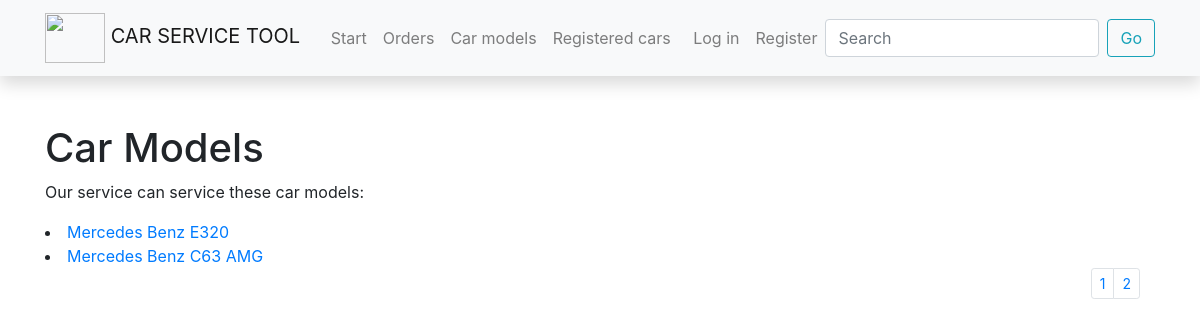
Screenshot of /car_service/car_models/ with the database file from the repository.
### car_service/models.py (models this page shows, shortened)
class CarModel(models.Model):
    make = models.CharField(
        max_length=200,
        help_text='Enter vehicles maker'
    )
    model = models.CharField(
        max_length=200,
        help_text='Enter vehicles model'
    )
    description = models.TextField(
        max_length=2000,
        default='',
        blank=True,
    )
    photo_link = models.CharField(
        'Link to photo',
        max_length=330,
        default='',
    )

### car_service/views.py (the view)
# urls.py: path('car_models/', views.car_models, name='car_models'),
def car_models(request):
    paginator = Paginator(CarModel.objects.all(), 2)
    page_number = request.GET.get('page')
    paged_car_models = paginator.get_page(page_number)
    context = {
        'car_models': paged_car_models
    }
    return render(request, 'carmodels.html', context=context)

### templates/carmodels.html
{% extends "base.html" %}
{% block content %}
  <h1>Car Models</h1>
  <p>Our service can service these car models:</p>
  {% for car in car_models %}
    <li><a href="{% url 'car_model' car.id %}">{{car.make}} {{car.model}}</a></li>
    {% endfor %}
<div class="container pages">
    <nav aria-label="...">
        {% if car_models.has_other_pages %}
            <ul class="pagination pagination-sm justify-content-end">
                {% for i in car_models.paginator.page_range %}
                    {% if authors.number == i %}
                        <li class="page-item active">
                            <a class="page-link href">{{ i }}</a>
                        </li>
                    {% else %}
                        <li class="page-item">
                            <a class="page-link" href="?page={{ i }}">{{ i }}</a>
                        </li>
                    {% endif %}
                {% endfor %}
            </ul>
        {% endif %}
    </nav>
</div>
{% endblock %}

### rows the page displays
CarModel: make "Mercedes Benz", model "E320"
CarModel: make "Mercedes Benz", model "C63 AMG"

### other values shown
{{ i }} "1" "2"
